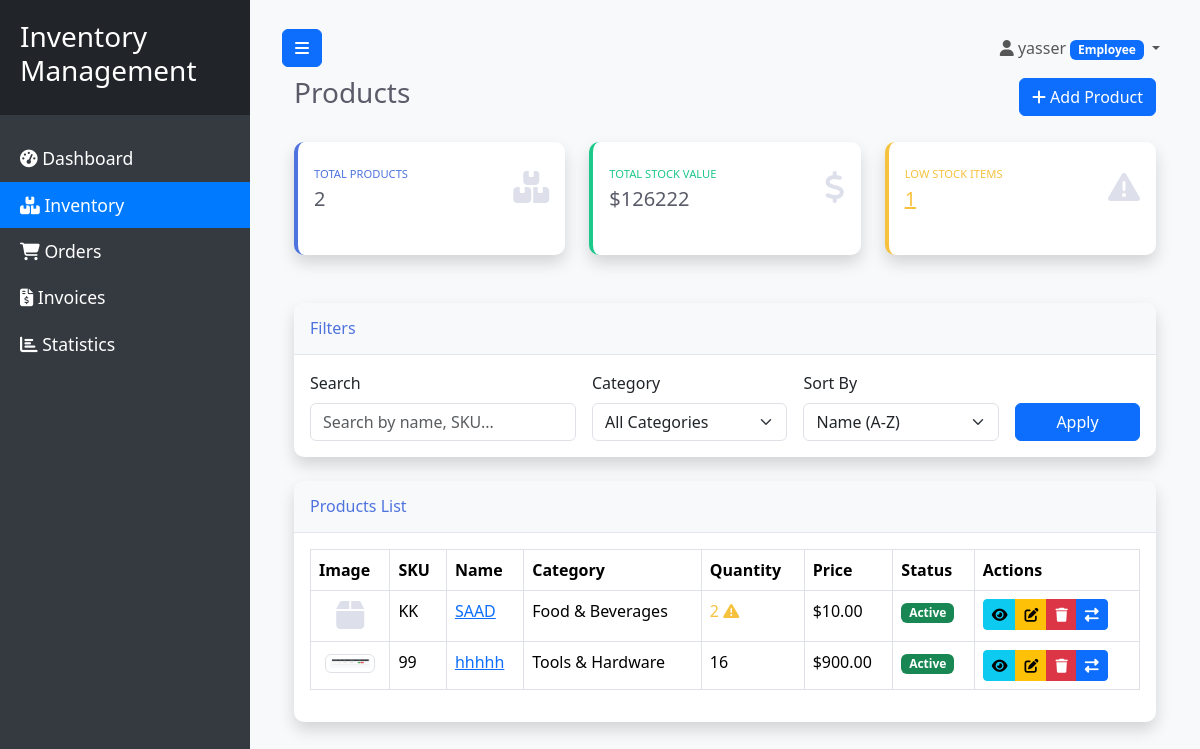
The app's page /inventory/ (signed in) with its own data.
### users/models.py (models this page shows, shortened)
class User(AbstractUser):
    class Role(models.TextChoices):
        ADMIN = 'ADMIN', _('Admin')
        EMPLOYEE = 'EMPLOYEE', _('Employee')
        CLIENT = 'CLIENT', _('Client')
    role = models.CharField(
        max_length=10,
        choices=Role.choices,
        default=Role.EMPLOYEE,
        verbose_name=_('Role')
    )
    phone = models.CharField(max_length=15, blank=True, null=True, verbose_name=_('Phone Number'))
    profile_pic = models.ImageField(upload_to='profile_pics', default='default.png', verbose_name=_('Profile Picture'))
    address = models.TextField(blank=True, null=True, verbose_name=_('Address'))
    created_at = models.DateTimeField(auto_now_add=True, verbose_name=_('Created At'))
    updated_at = models.DateTimeField(auto_now=True, verbose_name=_('Updated At'))
    class Meta:
        verbose_name = _('User')
        verbose_name_plural = _('Users')

### inventory/models.py (models this page shows, shortened)
class Product(models.Model):
    name = models.CharField(max_length=100, verbose_name=_('Name'))
    sku = models.CharField(max_length=20, unique=True, verbose_name=_('SKU'))
    category = models.ForeignKey(Category, on_delete=models.CASCADE, related_name='products', verbose_name=_('Category'))
    description = models.TextField(blank=True, null=True, verbose_name=_('Description'))
    quantity = models.PositiveIntegerField(default=0, verbose_name=_('Quantity'))
    cost_price = models.DecimalField(max_digits=10, decimal_places=2, verbose_name=_('Cost Price'))
    selling_price = models.DecimalField(max_digits=10, decimal_places=2, verbose_name=_('Selling Price'))
    reorder_level = models.PositiveIntegerField(default=10, verbose_name=_('Reorder Level'))
    image = models.ImageField(upload_to='products/', blank=True, null=True, verbose_name=_('Image'))
    is_active = models.BooleanField(default=True, verbose_name=_('Active'))
    created_at = models.DateTimeField(auto_now_add=True)
    updated_at = models.DateTimeField(auto_now=True)
    @property
    def is_low_stock(self):
        return self.quantity <= self.reorder_level
    class Meta:
        verbose_name = _('Product')
        verbose_name_plural = _('Products')
        ordering = ['name']

class Category(models.Model):
    name = models.CharField(max_length=100, unique=True, verbose_name=_('Name'))
    description = models.TextField(blank=True, null=True, verbose_name=_('Description'))
    created_at = models.DateTimeField(auto_now_add=True)
    updated_at = models.DateTimeField(auto_now=True)
    class Meta:
        verbose_name = _('Category')
        verbose_name_plural = _('Categories')
        ordering = ['name']

### inventory/views.py (the view)
# urls.py: path('', views.product_list, name='inventory-list'),
@login_required
@employee_required
def product_list(request):
    search_query = request.GET.get('search', '')
    category_id = request.GET.get('category', '')
    products = Product.objects.all()
    if search_query:
        products = products.filter(
            Q(name__icontains=search_query) |
            Q(sku__icontains=search_query) |
            Q(description__icontains=search_query)
        )
    if category_id:
        products = products.filter(category_id=category_id)
    sort_by = request.GET.get('sort', 'name')
    if sort_by == 'quantity':
        products = products.order_by('quantity')
    elif sort_by == '-quantity':
        products = products.order_by('-quantity')
    elif sort_by == 'price':
        products = products.order_by('selling_price')
    elif sort_by == '-price':
        products = products.order_by('-selling_price')
    else:
        products = products.order_by('name')
    total_products = products.count()
    total_value = products.aggregate(
        total=Sum(ExpressionWrapper(F('quantity') * F('cost_price'), output_field=DecimalField()))
    )['total'] or 0
    low_stock_count = products.filter(quantity__lte=F('reorder_level')).count()
    paginator = Paginator(products, 10)  # 10 produits par page
    page_number = request.GET.get('page')
    page_obj = paginator.get_page(page_number)
    categories = Category.objects.all()
    context = {
        'page_obj': page_obj,
        'total_products': total_products,
        'total_value': total_value,
        'low_stock_count': low_stock_count,
        'search_query': search_query,
        'categories': categories,
        'selected_category': category_id,
        'sort_by': sort_by,
        'title': 'Liste des Produits'
    }
    return render(request, 'inventory/product_list.html', context)

### templates/inventory/product_list.html (shortened to what this page needs)
{% extends 'base.html' %}
{% block content %}
<div class="container-fluid">
    <div class="d-flex justify-content-between align-items-center mb-4">
        <h1 class="h3 text-gray-800">Products</h1>
        <a href="{% url 'product-create' %}" class="btn btn-primary">
            <i class="fas fa-plus"></i> Add Product
        </a>
    </div>
    <div class="row mb-4">
        <div class="col-xl-4 col-md-6 mb-4">
            <div class="card border-left-primary shadow h-100 py-2">
                <div class="card-body">
                    <div class="row no-gutters align-items-center">
                        <div class="col mr-2">
                            <div class="text-xs font-weight-bold text-primary text-uppercase mb-1">
                                Total Products</div>
                            <div class="h5 mb-0 font-weight-bold text-gray-800">{{ total_products }}</div>
                        </div>
                        <div class="col-auto">
                            <i class="fas fa-boxes fa-2x text-gray-300"></i>
                        </div>
                    </div>
                </div>
            </div>
        </div>
        <div class="col-xl-4 col-md-6 mb-4">
            <div class="card border-left-success shadow h-100 py-2">
                <div class="card-body">
                    <div class="row no-gutters align-items-center">
                        <div class="col mr-2">
                            <div class="text-xs font-weight-bold text-success text-uppercase mb-1">
                                Total Stock Value</div>
                            <div class="h5 mb-0 font-weight-bold text-gray-800">${{ total_value }}</div>
                        </div>
                        <div class="col-auto">
                            <i class="fas fa-dollar-sign fa-2x text-gray-300"></i>
                        </div>
                    </div>
                </div>
            </div>
        </div>
        <div class="col-xl-4 col-md-6 mb-4">
            <div class="card border-left-warning shadow h-100 py-2">
                <div class="card-body">
                    <div class="row no-gutters align-items-center">
                        <div class="col mr-2">
                            <div class="text-xs font-weight-bold text-warning text-uppercase mb-1">
                                Low Stock Items</div>
                            <div class="h5 mb-0 font-weight-bold text-gray-800">
                                <a href="{% url 'low-stock-products' %}" class="text-warning">{{ low_stock_count }}</a>
                            </div>
                        </div>
                        <div class="col-auto">
                            <i class="fas fa-exclamation-triangle fa-2x text-gray-300"></i>
                        </div>
                    </div>
                </div>
            </div>
        </div>
    </div>
    <div class="card shadow mb-4">
        <div class="card-header py-3">
            <h6 class="m-0 font-weight-bold text-primary">Filters</h6>
        </div>
        <div class="card-body">
            <form method="get" class="row g-3">
                <div class="col-md-4">
                    <label for="search" class="form-label">Search</label>
                    <input type="text" class="form-control" id="search" name="search" value="{{ search_query }}" placeholder="Search by name, SKU...">
                </div>
                <div class="col-md-3">
                    <label for="category" class="form-label">Category</label>
                    <select class="form-select" id="category" name="category">
                        <option value="">All Categories</option>
                    </select>
                </div>
                <div class="col-md-3">
                    <label for="sort" class="form-label">Sort By</label>
                    <select class="form-select" id="sort" name="sort">
                        <option value="name" {% if sort_by == 'name' %}selected{% endif %}>Name (A-Z)</option>
                    </select>
                </div>
                <div class="col-md-2 d-flex align-items-end">
                    <button type="submit" class="btn btn-primary w-100">Apply</button>
                </div>
            </form>
        </div>
    </div>
    <div class="card shadow mb-4">
        <div class="card-header py-3">
            <h6 class="m-0 font-weight-bold text-primary">Products List</h6>
        </div>
        <div class="card-body">
            <div class="table-responsive">
                <table class="table table-bordered" id="productsTable" width="100%" cellspacing="0">
                    <thead>
                        <tr>
                            <th>Image</th>
                            <th>SKU</th>
                            <th>Name</th>
                            <th>Category</th>
                            <th>Quantity</th>
                            <th>Price</th>
                            <th>Status</th>
                            <th>Actions</th>
                        </tr>
                    </thead>
                    <tbody>
                        {% for product in page_obj %}
                        <tr>
                            <td class="text-center">
                                {% if product.image %}
                                    <img src="{{ product.image.url }}" alt="{{ product.name }}" class="img-thumbnail" style="max-width: 50px;">
                                {% else %}
                                    <i class="fas fa-box fa-2x text-gray-300"></i>
                                {% endif %}
                            </td>
                            <td>{{ product.sku }}</td>
                            <td>
                                <a href="{% url 'product-detail' product.id %}">{{ product.name }}</a>
                            </td>
                            <td>{{ product.category.name }}</td>
                            <td>
                                {% if product.is_low_stock %}
                                    <span class="text-warning">{{ product.quantity }}</span>
                                    <i class="fas fa-exclamation-triangle text-warning"></i>
                                {% else %}
                                    {{ product.quantity }}
                                {% endif %}
                            </td>
                            <td>${{ product.selling_price }}</td>
                            <td>
                                {% if product.is_active %}
                                    <span class="badge bg-success">Active</span>
                                {% else %}
                                    <span class="badge bg-secondary">Inactive</span>
                                {% endif %}
                            </td>
                            <td>
                                <div class="btn-group" role="group">
                                    <a href="{% url 'product-detail' product.id %}" class="btn btn-info btn-sm">
                                        <i class="fas fa-eye"></i>
                                    </a>
                                    <a href="{% url 'product-update' product.id %}" class="btn btn-warning btn-sm">
                                        <i class="fas fa-edit"></i>
                                    </a>
                                    <a href="{% url 'product-delete' product.id %}" class="btn btn-danger btn-sm">
                                        <i class="fas fa-trash"></i>
                                    </a>
                                    <a href="{% url 'stock-movement-create' %}?product={{ product.id }}" class="btn btn-primary btn-sm">
                                        <i class="fas fa-exchange-alt"></i>
                                    </a>
                                </div>
                            </td>
                        </tr>
                        {% empty %}
                        <tr>
                            <td colspan="8" class="text-center">No products found.</td>
                        </tr>
                        {% endfor %}
                    </tbody>
                </table>
            </div>
        </div>
    </div>
</div>
{% endblock %}

### templates/base.html (shortened to what this page needs)
<!DOCTYPE html>
<html>
<head>
    <link href="https://cdn.jsdelivr.net/npm/bootstrap@5.3.2/dist/css/bootstrap.min.css" rel="stylesheet">
    <link rel="stylesheet" href="https://cdnjs.cloudflare.com/ajax/libs/font-awesome/6.4.2/css/all.min.css">
    {% load static %}
    <link rel="stylesheet" href="{% static 'css/style.css' %}">
</head>
<body>
    <div class="wrapper">
        <nav id="sidebar">
            <div class="sidebar-header">
                <h3>Inventory<br>Management</h3>
            </div>
            <ul class="list-unstyled components">
                <li class="{% if '/' == request.path or '/dashboard/' in request.path %}active{% endif %}">
                    <a href="{% url 'dashboard' %}">
                        <i class="fas fa-tachometer-alt"></i> Dashboard
                    </a>
                </li>
                {% if request.user.role == 'EMPLOYEE' or request.user.role == 'ADMIN' %}
                <li class="{% if '/inventory/' in request.path %}active{% endif %}">
                    <a href="{% url 'inventory-list' %}">
                        <i class="fas fa-boxes"></i> Inventory
                    </a>
                </li>
                <li class="{% if '/orders/' in request.path %}active{% endif %}">
                    <a href="{% url 'orders-list' %}">
                        <i class="fas fa-shopping-cart"></i> Orders
                    </a>
                </li>
                <li class="{% if '/invoices/' in request.path %}active{% endif %}">
                    <a href="{% url 'invoices-list' %}">
                        <i class="fas fa-file-invoice-dollar"></i> Invoices
                    </a>
                </li>
                <li class="{% if '/statistics/' in request.path %}active{% endif %}">
                    <a href="{% url 'statistics' %}">
                        <i class="fas fa-chart-bar"></i> Statistics
                    </a>
                </li>
                {% endif %}
            </ul>
        </nav>
        <div id="content">
            <nav class="navbar navbar-expand-lg navbar-light bg-light">
                <div class="container-fluid">
                    <button type="button" id="sidebarCollapse" class="btn btn-primary">
                        <i class="fas fa-bars"></i>
                    </button>
                    <div class="collapse navbar-collapse" id="navbarSupportedContent">
                        <ul class="nav navbar-nav ms-auto">
                            <li class="nav-item dropdown">
                                <a class="nav-link dropdown-toggle" href="#" id="navbarDropdown" role="button" data-bs-toggle="dropdown" aria-expanded="false">
                                    <i class="fas fa-user"></i> {{ request.user.username }}
                                    {% if request.user.role == 'ADMIN' %}
                                    <span class="badge bg-danger">Admin</span>
                                    {% elif request.user.role == 'EMPLOYEE' %}
                                    <span class="badge bg-primary">Employee</span>
                                    {% else %}
                                    <span class="badge bg-secondary">Client</span>
                                    {% endif %}
                                </a>
                            </li>
                        </ul>
                    </div>
                </div>
            </nav>
            <div class="container-fluid">
                {% block content %}{% endblock %}
            </div>
        </div>
    </div>
</body>
</html>

### records on screen
User: user.username "yasser"
Product: sku "KK", name "SAAD", category.name "Food & Beverages", quantity "2", selling_price "10.00", is_active "Active"
Product: image (picture), sku "99", name "hhhhh", category.name "Tools & Hardware", quantity "16", selling_price "900.00", is_active "Active"

### other values on screen
{{ total_products }} "2"
{{ total_value }} "126222"
{{ low_stock_count }} "1"
